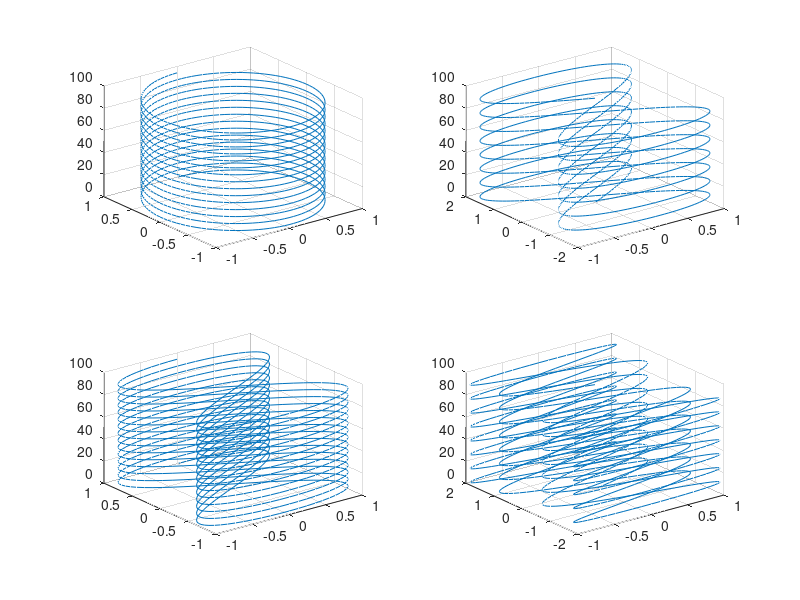

Here is the MATLAB script that generated this plot:
clear
t=0:pi/50:30*pi;
x = sin(t); y= cos(t);
x1= sin(2*t);y1= 2*sin(0.5*t);
subplot(2,2,1),plot3(x,y,t);grid on
subplot(2,2,2),plot3(x,y1,t);grid on
subplot(2,2,3),plot3(x1,y,t);grid on
subplot(2,2,4),plot3(x1,y1,t);grid on